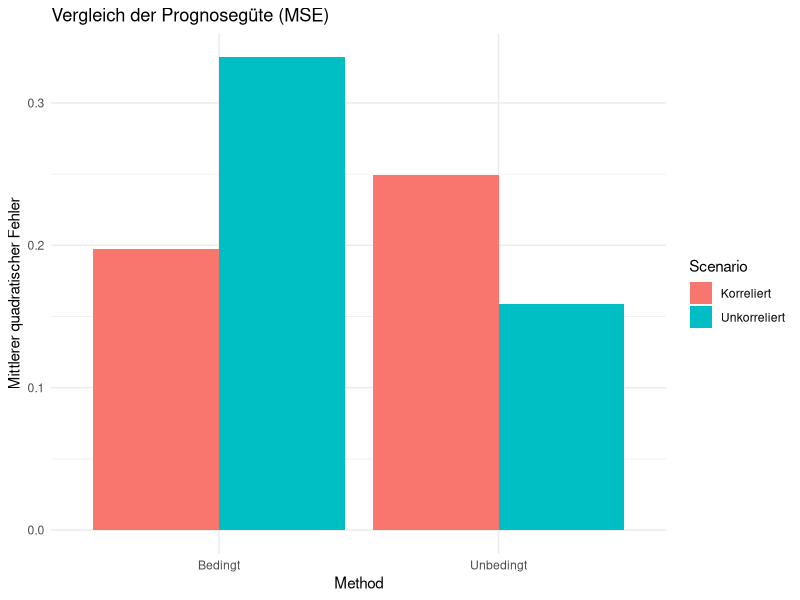
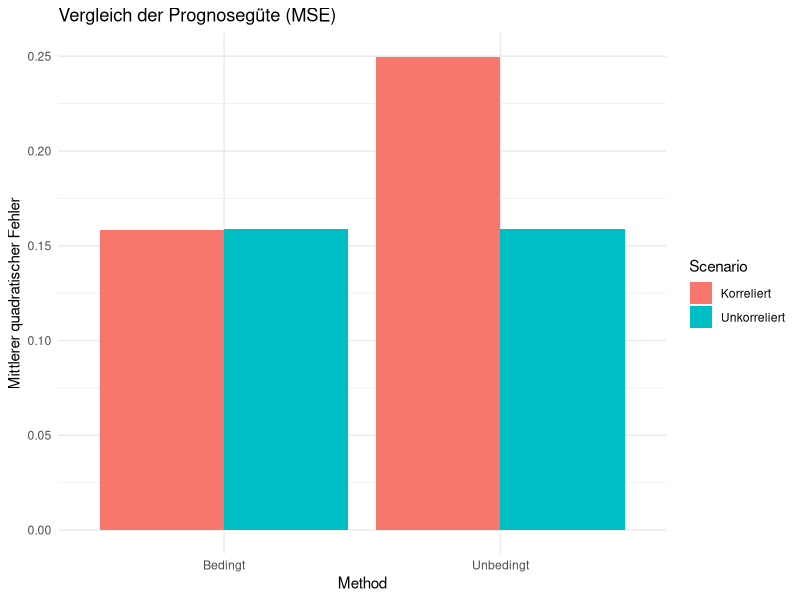

Reproduce these figures in R, in order.
## ---- chunk 1
# Lade here Paket
library(here)

# Optionen Rendering
knitr::opts_knit$set(root.dir = here())
knitr::opts_chunk$set(echo = TRUE,
                      message = FALSE,
                      warning = FALSE,
                      fig.align = "center",
                      fig.cap = "",
                      fig.height = 5,
                      fig.width = 8)

# Säubere Umgebung
rm(list=ls())

# Verwende "seed" für die Reproduzierbarkeit
set.seed(123)
## ---- chunk 2
n <- 1000

# Unkorrelierte Würfe
fair_flips <- rbinom(n, 1, 0.8)

# Korrelierte Würfe
correlated_flips <- numeric(n)
correlated_flips[1] <- rbinom(1, 1, 0.5)
p_stay <- 0.8

for (i in 2:n) {
  correlated_flips[i] <- ifelse(runif(1) < p_stay, correlated_flips[i-1], 1 - correlated_flips[i-1])
}
## ---- chunk 3
compute_mse_01 <- function(flips) {
  mu_uncond <- mean(flips[-length(flips)])
  forecast_uncond <- rep(mu_uncond, length(flips) - 1)
  forecast_cond <- flips[-length(flips)]
  actual <- flips[-1]

  mse_uncond <- mean((actual - forecast_uncond)^2)
  mse_cond <- mean((actual - forecast_cond)^2)

  return(c(mse_uncond = mse_uncond, mse_cond = mse_cond))
}

mse_fair_01 <- compute_mse_01(fair_flips)
mse_corr_01 <- compute_mse_01(correlated_flips)
## ---- chunk 4
compute_mse_02 <- function(flips) {

  # Unconditional mean forecast
  
  mu_uncond <- mean(flips[-length(flips)])
  forecast_uncond <- rep(mu_uncond, length(flips) - 1)

  # Conditional mean forecast
  
  forecast_cond <- flips[-length(flips)]
  # the conditional mean is calculated without the last observed flip
  forecast_cond_1 <- mean(flips[which(flips[-length(flips)] == 1)+1])
  forecast_cond_0 <- mean(flips[which(flips[-length(flips)] == 0)+1])
  
  n <- length(flips)
  forecast_cond <- numeric(n)
  for (i in 2:n) {
    forecast_cond[i] <- ifelse(flips[i-1] == 1, forecast_cond_1, forecast_cond_0)
  }
  
  forecast_cond <- forecast_cond[-1]
  
  actual <- flips[-1]
  
  mse_uncond <- mean((actual - forecast_uncond)^2)
  mse_cond <- mean((actual - forecast_cond)^2)

  
  return(c(mse_uncond = mse_uncond, mse_cond = mse_cond))
}

mse_fair_02 <- compute_mse_02(fair_flips)
mse_corr_02 <- compute_mse_02(correlated_flips)

compute_mse_est <- function(flips) {
  n <- length(flips)
  
  mu_uncond <- mean(flips[-n])
  forecast_uncond <- rep(mu_uncond, n - 1)
  
  p11 <- mean(flips[-1][flips[-n] == 1])
  p01 <- mean(flips[-1][flips[-n] == 0])
  
  forecast_cond <- ifelse(flips[-n] == 1, p11, p01)
  
  actual <- flips[-1]
  
  mse_uncond <- mean((actual - forecast_uncond)^2)
  mse_cond <- mean((actual - forecast_cond)^2)
  
  c(mse_uncond = mse_uncond, mse_cond = mse_cond)
}

mse_fair_03 <- compute_mse_est(fair_flips)
mse_corr_03 <- compute_mse_est(correlated_flips)
## ---- chunk 5
mse_fair_01
mse_corr_01
## ---- chunk 6
mse_fair_02
mse_corr_02

# Method 03
mse_fair_03
mse_corr_03
## ---- chunk 7
library(ggplot2)
df <- data.frame(
  Scenario = rep(c("Unkorreliert", "Korreliert"), each = 2),
  Method = rep(c("Unbedingt", "Bedingt"), 2),
  MSE = c(mse_fair_01, mse_corr_01)
)

ggplot(df, aes(x = Method, y = MSE, fill = Scenario)) +
  geom_bar(stat = "identity", position = "dodge") +
  labs(title = "Vergleich der Prognosegüte (MSE)",
       y = "Mittlerer quadratischer Fehler") +
  theme_minimal()
## ---- chunk 8
library(ggplot2)
df <- data.frame(
  Scenario = rep(c("Unkorreliert", "Korreliert"), each = 2),
  Method = rep(c("Unbedingt", "Bedingt"), 2),
  MSE = c(mse_fair_02, mse_corr_02)
)

ggplot(df, aes(x = Method, y = MSE, fill = Scenario)) +
  geom_bar(stat = "identity", position = "dodge") +
  labs(title = "Vergleich der Prognosegüte (MSE)",
       y = "Mittlerer quadratischer Fehler") +
  theme_minimal()
